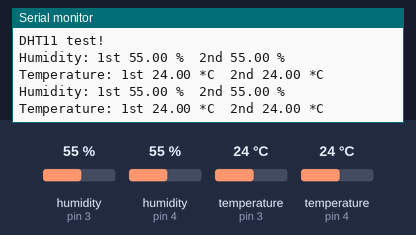
Bench run of a sketch on a simulated Arduino Uno, built with avr-gcc and run on an emulated ATmega328P. On the bench: the last lines printed to the serial monitor. The inputs (shaded band) are chosen by the test bench; at power-on: humidity (sensors on pin 3, pin 4) 55 %, temperature (sensors on pin 3, pin 4) 24 °C.

Above: at 6.8 s.
6.9 s: humidity (sensor on pin 3) set to 22 %
At 10.4 s:
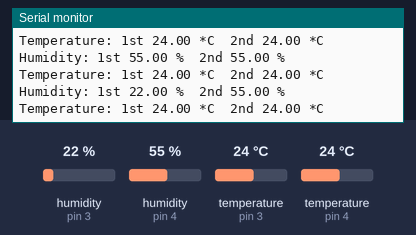
11.4 s: humidity (sensor on pin 4) set to 22 %
At 13.8 s:
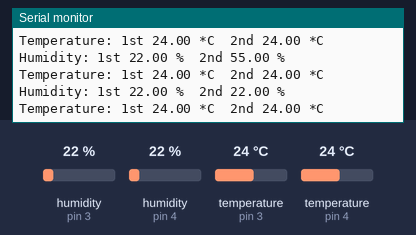
15.9 s: temperature (sensor on pin 3) set to 12 °C
At 19.2 s:
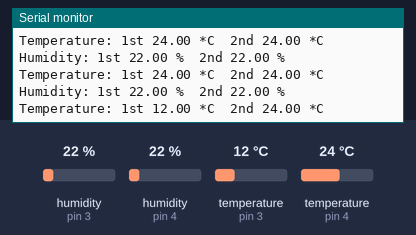
20.4 s: temperature (sensor on pin 4) set to 12 °C
At 22.5 s:
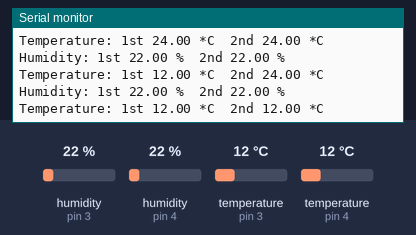
24.9 s: humidity (sensor on pin 3) set to 40 %
At 28.0 s:
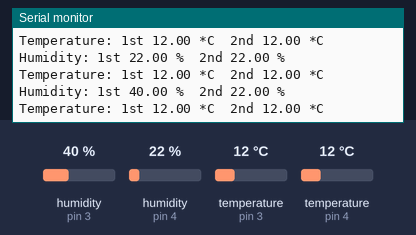
29.4 s: humidity (sensor on pin 4) set to 40 %
At 31.4 s:
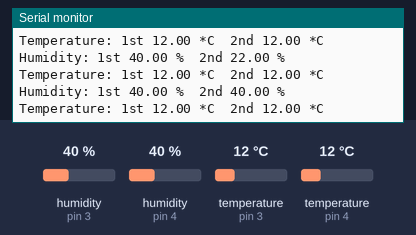
Timing chart, 0 to 32.9 s (numbered marks = the images above; inputs shaded):
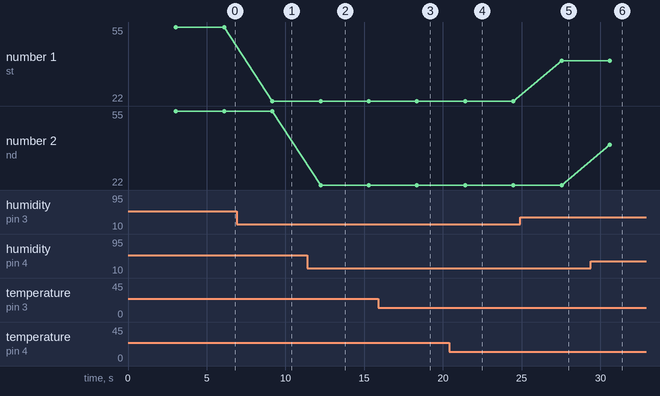

The sketch:

Nano_tempertureTest.ino
```cpp
#include <DHT.h>
#include <DHT_U.h>

#include "DHT.h"
#define DHT1STPIN 3
#define DHT2NDPIN 4
#define DHTTYPE DHT11

DHT dht1st(DHT1STPIN, DHTTYPE);
DHT dht2nd(DHT2NDPIN, DHTTYPE);
void setup() {
  Serial.begin(9600);
  Serial.println("DHT11 test!");
  dht1st.begin();
  dht2nd.begin();
}

void loop() {
  delay(3000);

  float h1 = dht1st.readHumidity();
  float t1 = dht1st.readTemperature();
  float h2 = dht2nd.readHumidity();
  float t2 = dht2nd.readTemperature();

  if (isnan(h1) || isnan(t1)) {
    Serial.println("Failed to read from DHT1st sensor!");
    return;
  }
if (isnan(h2) || isnan(t2)) {
    Serial.println("Failed to read from DHT2nd sensor!");
    return;
  }

  Serial.print("Humidity: ");
  Serial.print("1st " + (String)h1 + " %  2nd " + (String)h2);
  Serial.println(" %\t");
  Serial.print("Temperature: ");
  Serial.print("1st " + (String)t1 + " *C  2nd " + (String)t2);
  Serial.println(" *C ");
}
```

Measured:
- after the input at 6.9 s, the serial monitor: prints a new line after 2.3 s (image 1)
- after the input at 11.4 s, the serial monitor: prints a new line after 0.83 s (image 2)
- after the input at 15.9 s, the serial monitor: prints a new line after 2.5 s (image 3)
- after the input at 20.4 s, the serial monitor: prints a new line after 1.1 s (image 4)
- after the input at 24.9 s, the serial monitor: prints a new line after 2.6 s (image 5)
- after the input at 29.4 s, the serial monitor: prints a new line after 1.2 s (image 6)
- plotted number 1: 55 → 22 after the input at 6.9 s, 22 → 40 after the input at 24.9 s
